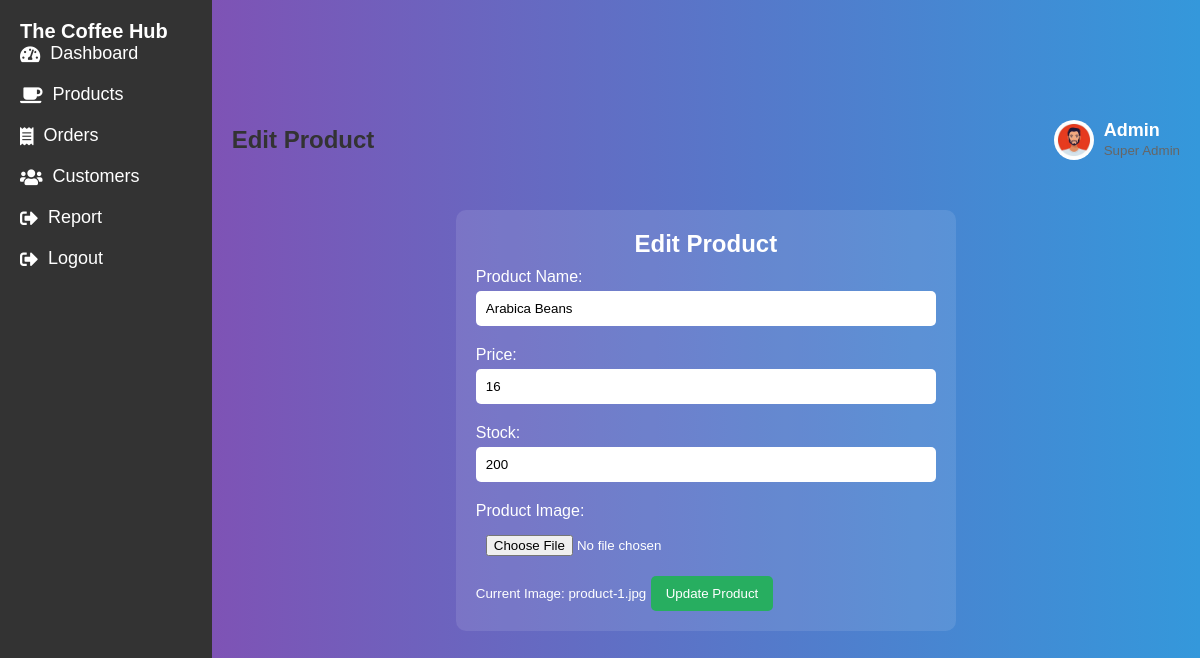
Page /edit_product.php?id=1 on the earlier database version.
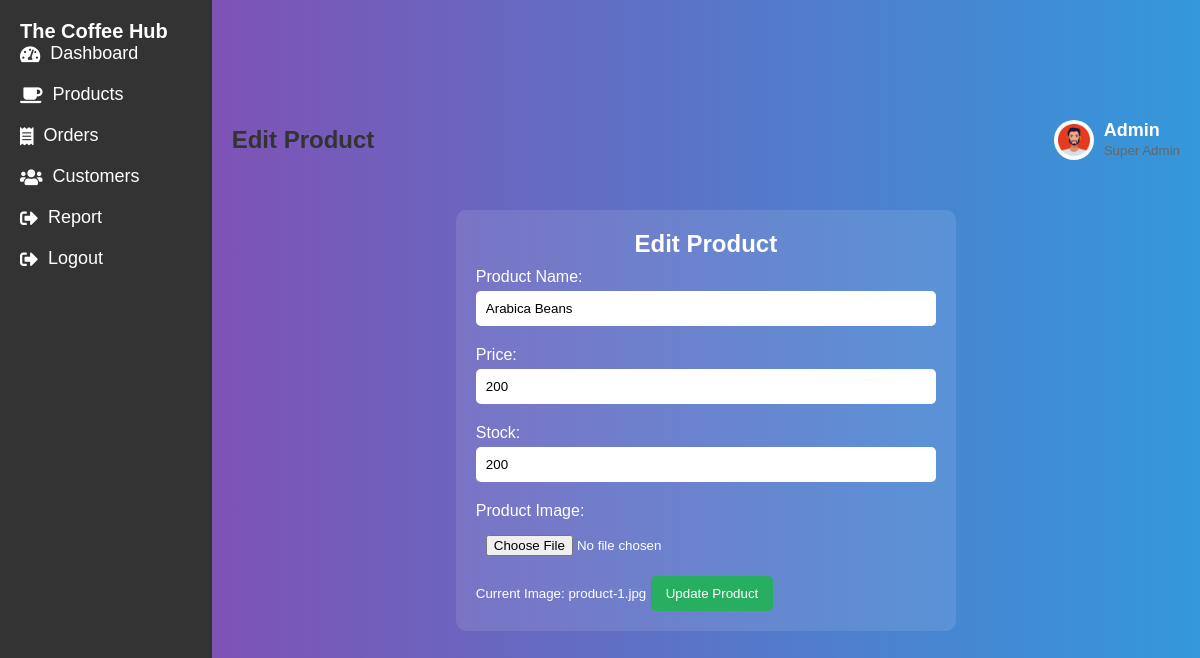
Same page on the later database version.
### tables this page shows
CREATE TABLE IF NOT EXISTS `product` (
  `product_id` int NOT NULL AUTO_INCREMENT,
  `name` varchar(225) DEFAULT NULL,
  `price` int DEFAULT NULL,
  `image` varchar(25) NOT NULL,
  PRIMARY KEY (`product_id`)
);

### edit_product.php (the view, shortened to what this page needs)
<?php
include 'db_connect.php';
if (isset($_GET['id'])) {
    $product_id = $_GET['id'];
    $sql = "SELECT * FROM product WHERE Product_id = $product_id";
    $result = $conn->query($sql);
    if ($result->num_rows > 0) {
        $row = $result->fetch_assoc();
        $name = $row['name'];
        $price = $row['price'];
        $image = $row['image'];
        $stock = $row['stock'];
    } else {
        echo "Product not found.";
        exit();
    }
} else {
    echo "Product ID not provided.";
    exit();
}
?>
<!DOCTYPE html>
<html lang="en">
<head>
    <link rel="stylesheet" href="admin.css">
    <link rel="stylesheet" href="https://cdnjs.cloudflare.com/ajax/libs/font-awesome/5.15.4/css/all.min.css">
</head>
<body>
    <div class="sidebar">
        <h2>The Coffee Hub</h2>
        <ul>
            <li><a href="Dashbord.php"><i class="fas fa-tachometer-alt"></i> Dashboard</a></li>
            <li><a href="products.php" class="active"><i class="fas fa-coffee"></i> Products</a></li>
            <li><a href="orders.php"><i class="fas fa-receipt"></i> Orders</a></li>
            <li><a href="customers.php"><i class="fas fa-users"></i> Customers</a></li>
            <li><a href="report.php"><i class="fas fa-sign-out-alt"></i> Report</a></li>
            <li><a href="logout.php"><i class="fas fa-sign-out-alt"></i> Logout</a></li>
        </ul>
    </div>
    <div class="main-content">
        <header>
            <h2>Edit Product</h2>
            <div class="user-wrapper">
                <img src="admin.jpg" alt="Admin" class="admin-profile">
                <div class="user-info">
                    <h4>Admin</h4>
                    <small>Super Admin</small>
                </div>
            </div>
        </header>
        <main>
            <div class="edit-form">
                <h2>Edit Product</h2>
                <form action="" method="POST" enctype="multipart/form-data">
                    <label for="name">Product Name:</label>
                    <input type="text" id="name" name="name" value="<?php echo $name; ?>" required>
                    <label for="price">Price:</label>
                    <input type="number" id="price" name="price" step="0.01" value="<?php echo $price; ?>" required>
                    <label for="stock">Stock:</label>
                    <input type="number" id="stock" name="stock" value="<?php echo $stock; ?>" required>
                    <label for="image">Product Image:</label>
                    <input type="file" id="image" name="image">
                    <small>Current Image: <?php echo $image; ?></small>
                    <input type="submit" value="Update Product">
                </form>
            </div>
        </main>
    </div>
</body>
</html>

Differences in the rows shown:
changed product "product-1.jpg": price "16" → "200"
